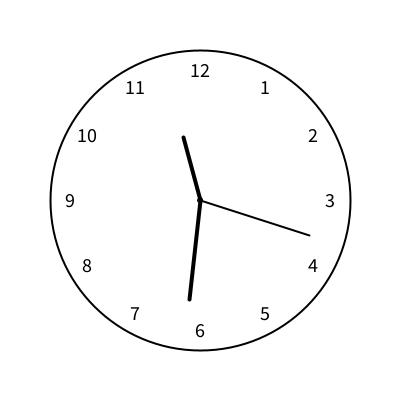
Frame 1 (no input)
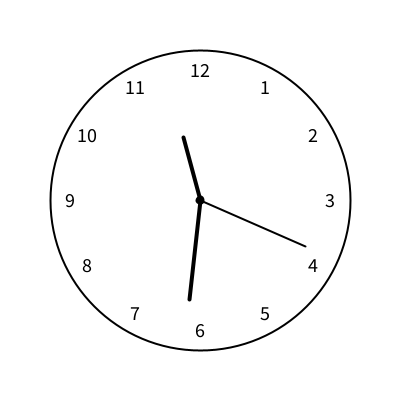
Frame 60 (the mouse pressed at the canvas centre just before this capture)
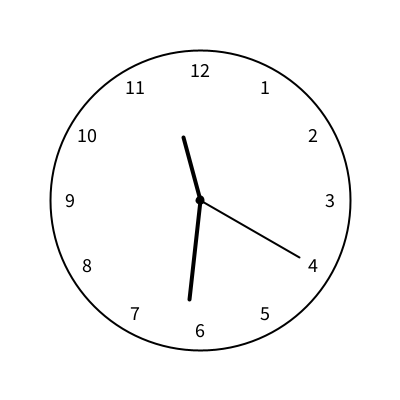
Frame 120 (the mouse held since frame 60 and released just before this capture)

The Processing sketch that drew these frames (run headless with seeded random() and noise(); from frame 60 on, the mouse is pressed at the canvas centre):

// Processing sketch: exercise_5
// ── exercise_5.pde
float x, y;

void setup() {
  size(400, 400);
  x = 200;
  y = 200;
}

void draw() {
  background(255);
  fill(0,200,255);
  circle(x, y, 5);
  noFill();
  strokeWeight(2);
  ellipse(x, y, 300, 300);
    
  float secX = x + 115 * cos(radians(second()*6-90));
  float secY = y + 115 * sin(radians(second()*6-90));
  float minX = x + 100 * cos(radians(minute()*6-90));
  float minY = y + 100 * sin(radians(minute()*6-90));
  float hourX = x + 65 * cos(radians(hour()*30-90+minute()*0.5));
  float hourY = y + 65 * sin(radians(hour()*30-90+minute()*0.5));
  
  line(x, y, secX, secY);
  strokeWeight(4);
  line(x, y, minX, minY);
  line(x, y, hourX, hourY);
  
  textSize(20);
  textAlign(CENTER,CENTER);
  fill(0);
  for (int i = 1; i <= 12; i++) {
    float numX = x + 130 * cos(radians(i*30-90));
    float numY = y + 130 * sin(radians(i*30-90));
    text(i, numX, numY);
  }
}
